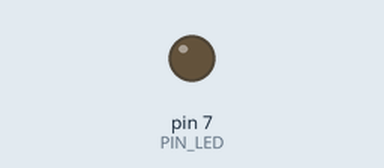
Simulated run of this sketch. Board: Arduino Uno, built with avr-gcc and run on an emulated ATmega328P. On the bench: output pins drawn as LEDs (lit = HIGH). Dashed ring = blinking.

Above: at 0.5 s.
At 1.75 s:
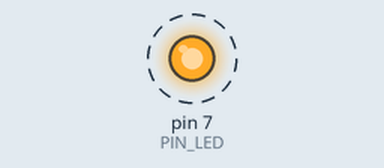
Timing chart, 0 to 3.0 s (numbered marks = the images above):
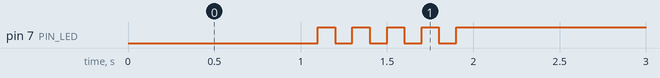

The sketch:

05_practice_2.ino
```cpp
#define PIN_LED 7 // == int PIN_LED = 7; assign variable

int count; // initialized global veriable
bool light;
bool initiated;

void setup() { // special function (setup; run only once at initial)
  pinMode(PIN_LED,OUTPUT);
  // put your setup code here, to run once:
  light = HIGH;
  initiated = false;
}

void loop() {
  // put your main code here, to run repeatedly:

  if (!initiated) {
    digitalWrite(PIN_LED, LOW);
    delay(1000);

    int n = 10;
    while (n--) {
      light = !light;
      digitalWrite(PIN_LED, light);
      delay(100); // light on for 1 second
    }
    initiated = true;

  }

}
```

Measured:
- by itself, pin 7 (PIN_LED): alternates HIGH for 0.10 s and LOW for 0.10 s, 9 changes in all, then stays HIGH
